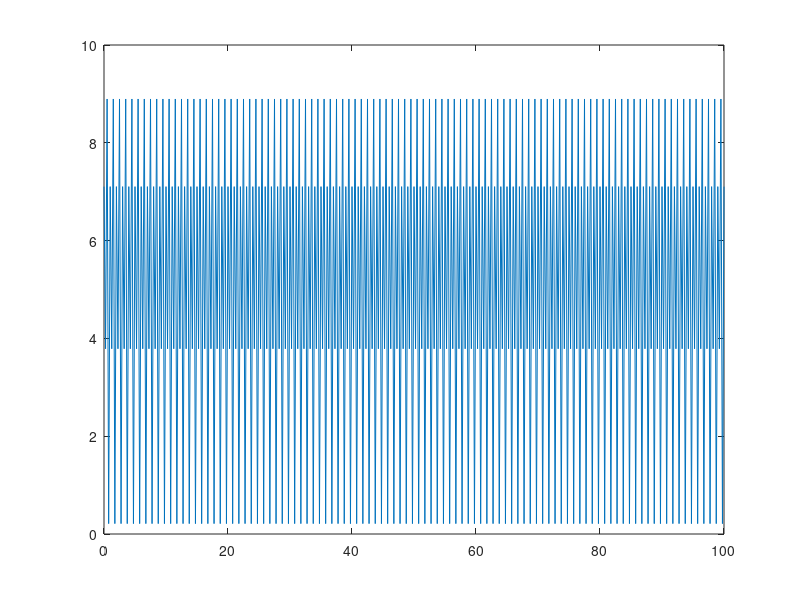
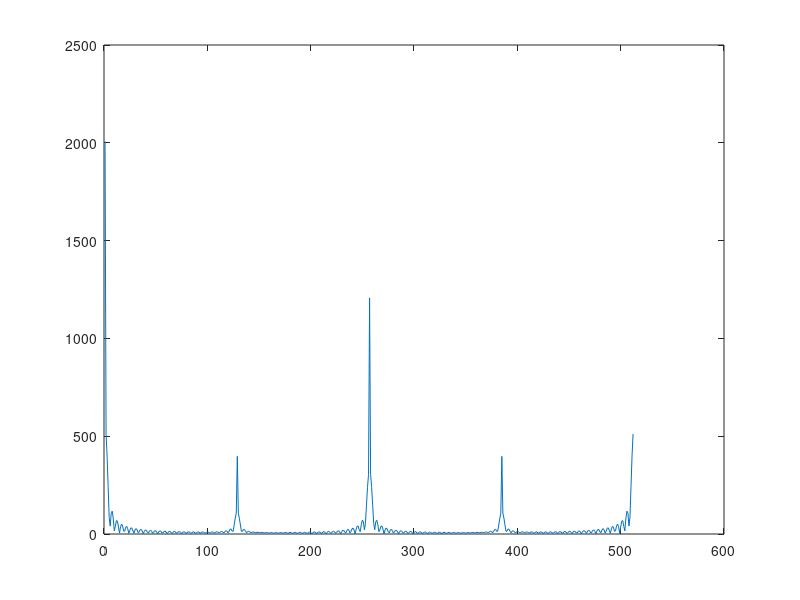

MATLAB code for these plots, in order:
clc;
clear all;


fs=4;
Ts=1/fs;
dt=0:Ts:100;
f1=1;
f2=2;


y1=5+2*cos(2*pi*dt-90*f1)+3*cos(2*pi*dt*f2);

figure(1)
plot(dt,y1)



nfft=length(y1)
nfft2=2^nextpow2(nfft);
ff=fft(y1,nfft2);
figure(2)
plot(abs(ff));


